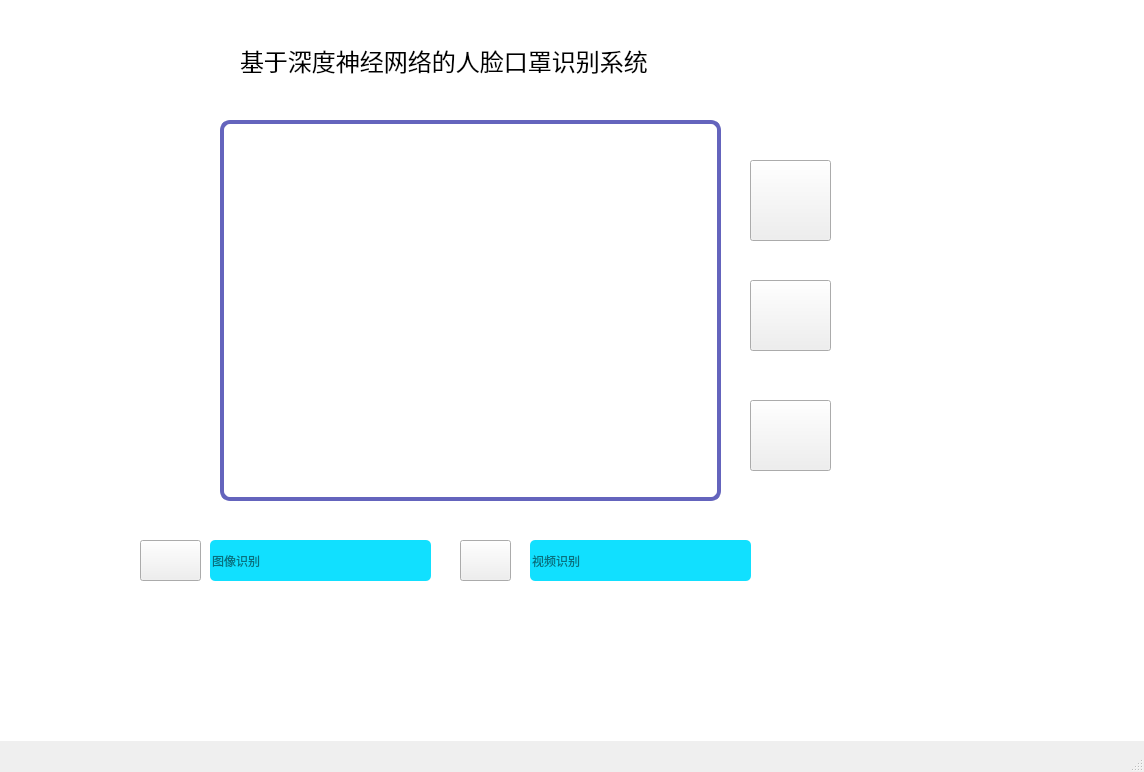
<?xml version="1.0" encoding="UTF-8"?>
<ui version="4.0">
 <class>MainWindow</class>
 <widget class="QMainWindow" name="MainWindow">
  <property name="geometry">
   <rect>
    <x>0</x>
    <y>0</y>
    <width>1144</width>
    <height>772</height>
   </rect>
  </property>
  <property name="windowTitle">
   <string>人脸口罩识别系统</string>
  </property>
  <property name="windowIcon">
   <iconset>
    <normaloff>:/bg/qrc/images/maskIcon.png</normaloff>:/bg/qrc/images/maskIcon.png</iconset>
  </property>
  <property name="styleSheet">
   <string notr="true"/>
  </property>
  <widget class="QWidget" name="centralwidget">
   <widget class="QPushButton" name="vedio_1">
    <property name="geometry">
     <rect>
      <x>750</x>
      <y>160</y>
      <width>81</width>
      <height>81</height>
     </rect>
    </property>
    <property name="toolTip">
     <string/>
    </property>
    <property name="toolTipDuration">
     <number>-1</number>
    </property>
    <property name="whatsThis">
     <string/>
    </property>
    <property name="styleSheet">
     <string notr="true">border-image: url(:/bg/qrc/images/vedio.png);</string>
    </property>
    <property name="text">
     <string/>
    </property>
   </widget>
   <widget class="QPushButton" name="vedio_2">
    <property name="geometry">
     <rect>
      <x>750</x>
      <y>280</y>
      <width>81</width>
      <height>71</height>
     </rect>
    </property>
    <property name="toolTip">
     <string/>
    </property>
    <property name="styleSheet">
     <string notr="true">border-image: url(:/bg/qrc/images/vedio2.png);</string>
    </property>
    <property name="text">
     <string/>
    </property>
   </widget>
   <widget class="QFrame" name="frame">
    <property name="geometry">
     <rect>
      <x>220</x>
      <y>120</y>
      <width>501</width>
      <height>381</height>
     </rect>
    </property>
    <property name="styleSheet">
     <string notr="true">border-radius:10px;
border:4px solid rgb(100, 100,189)</string>
    </property>
    <property name="frameShape">
     <enum>QFrame::Panel</enum>
    </property>
    <property name="frameShadow">
     <enum>QFrame::Sunken</enum>
    </property>
    <property name="lineWidth">
     <number>3</number>
    </property>
    <property name="midLineWidth">
     <number>3</number>
    </property>
   </widget>
   <widget class="QPushButton" name="shut_vedio">
    <property name="geometry">
     <rect>
      <x>750</x>
      <y>400</y>
      <width>81</width>
      <height>71</height>
     </rect>
    </property>
    <property name="toolTip">
     <string/>
    </property>
    <property name="styleSheet">
     <string notr="true">border-image: url(:/bg/qrc/images/shut_v.png);</string>
    </property>
    <property name="text">
     <string/>
    </property>
   </widget>
   <widget class="QLabel" name="label">
    <property name="geometry">
     <rect>
      <x>240</x>
      <y>30</y>
      <width>621</width>
      <height>61</height>
     </rect>
    </property>
    <property name="font">
     <font>
      <family>Garamond</family>
      <pointsize>18</pointsize>
      <weight>10</weight>
      <italic>false</italic>
      <bold>false</bold>
     </font>
    </property>
    <property name="styleSheet">
     <string notr="true">font: 87 18pt &quot;Garamond&quot;;</string>
    </property>
    <property name="text">
     <string>基于深度神经网络的人脸口罩识别系统</string>
    </property>
   </widget>
   <widget class="QLineEdit" name="lineEdit">
    <property name="geometry">
     <rect>
      <x>210</x>
      <y>540</y>
      <width>221</width>
      <height>41</height>
     </rect>
    </property>
    <property name="styleSheet">
     <string notr="true">background-color: rgb(17, 224, 255);
border-radius:5px;</string>
    </property>
    <property name="text">
     <string/>
    </property>
    <property name="placeholderText">
     <string>图像识别</string>
    </property>
   </widget>
   <widget class="QPushButton" name="img_rec">
    <property name="geometry">
     <rect>
      <x>140</x>
      <y>540</y>
      <width>61</width>
      <height>41</height>
     </rect>
    </property>
    <property name="toolTip">
     <string/>
    </property>
    <property name="styleSheet">
     <string notr="true">border-image: url(:/bg/qrc/images/img_rec.png);</string>
    </property>
    <property name="text">
     <string/>
    </property>
   </widget>
   <widget class="QLineEdit" name="lineEdit_2">
    <property name="geometry">
     <rect>
      <x>530</x>
      <y>540</y>
      <width>221</width>
      <height>41</height>
     </rect>
    </property>
    <property name="styleSheet">
     <string notr="true">background-color: rgb(17, 224, 255);
border-radius:5px;</string>
    </property>
    <property name="text">
     <string/>
    </property>
    <property name="placeholderText">
     <string>视频识别</string>
    </property>
   </widget>
   <widget class="QPushButton" name="mp4_rec">
    <property name="geometry">
     <rect>
      <x>460</x>
      <y>540</y>
      <width>51</width>
      <height>41</height>
     </rect>
    </property>
    <property name="toolTip">
     <string/>
    </property>
    <property name="styleSheet">
     <string notr="true">border-image: url(:/bg/qrc/images/vedio_rec.png);</string>
    </property>
    <property name="text">
     <string/>
    </property>
   </widget>
   <widget class="QListView" name="listView">
    <property name="geometry">
     <rect>
      <x>-10</x>
      <y>-10</y>
      <width>1181</width>
      <height>751</height>
     </rect>
    </property>
    <property name="toolTip">
     <string/>
    </property>
    <property name="toolTipDuration">
     <number>-1</number>
    </property>
    <property name="styleSheet">
     <string notr="true">border-image: url(:/bg/qrc/images/bg.jpg);
</string>
    </property>
    <property name="frameShape">
     <enum>QFrame::Panel</enum>
    </property>
    <property name="lineWidth">
     <number>4</number>
    </property>
    <property name="midLineWidth">
     <number>3</number>
    </property>
   </widget>
   <zorder>listView</zorder>
   <zorder>vedio_1</zorder>
   <zorder>vedio_2</zorder>
   <zorder>shut_vedio</zorder>
   <zorder>label</zorder>
   <zorder>lineEdit</zorder>
   <zorder>img_rec</zorder>
   <zorder>lineEdit_2</zorder>
   <zorder>mp4_rec</zorder>
   <zorder>frame</zorder>
  </widget>
  <widget class="QStatusBar" name="statusbar"/>
 </widget>
 <resources>
  <include location="icon.qrc"/>
 </resources>
 <connections/>
</ui>
